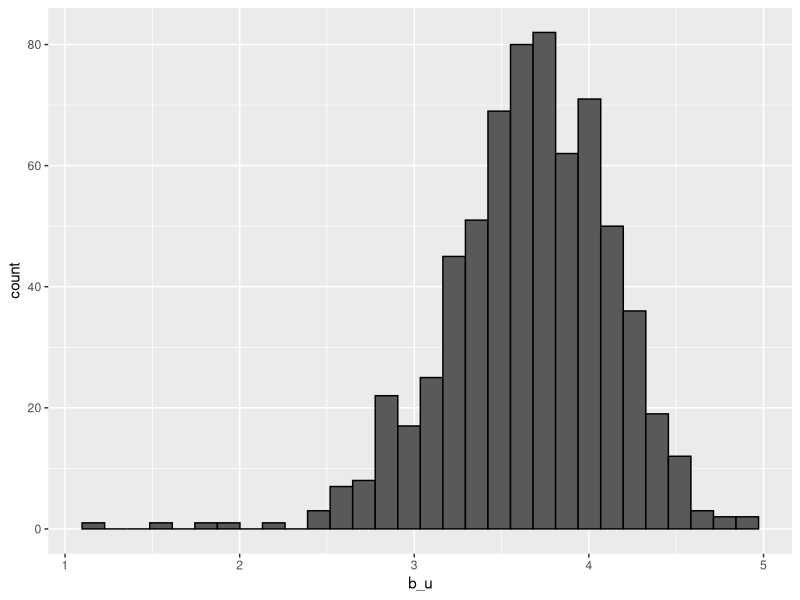

Reproduce this figure in R. (Note: this script raises an error after producing the figure.)
#Recommendation Systems
#Library
library(dslabs)
library(tidyverse)
data("movielens")

#setup training and testing data sets
movielens %>%
  summarize(n_users = n_distinct(userId),
            n_movies = n_distinct(movieId))

library(caret)
set.seed(755)
test_index <- createDataPartition(y = movielens$rating, times = 1,
                                  p = 0.2, list = FALSE)
train_set <- movielens[-test_index,]
test_set <- movielens[test_index,]

test_set <- test_set %>% 
  semi_join(train_set, by = "movieId") %>%
  semi_join(train_set, by = "userId")

#Develop model
#first model- mean

RMSE <- function(true_ratings, predicted_ratings){
  sqrt(mean((true_ratings - predicted_ratings)^2))
}

mu_hat <- mean(train_set$rating)
mu_hat

naive_rmse <- RMSE(test_set$rating, mu_hat)
naive_rmse

#second model- any data
predictions <- rep(2.5, nrow(test_set))
RMSE(test_set$rating, predictions)

#third model- avg of a movie
#model(it will takes a longtime to train):
#fit <- lm(rating ~ as.factor(userId), data = movielens)
#estimate model
mu <- mean(train_set$rating) 
movie_avgs <- train_set %>% 
  group_by(movieId) %>% 
  summarize(b_i = mean(rating - mu))

predicted_ratings <- mu + test_set %>% 
  left_join(movie_avgs, by='movieId') %>%
  pull(b_i)

model_1_rmse <- RMSE(predicted_ratings, test_set$rating)
model_1_rmse

#fourth model- avg rating of a user
#plot the rating of users
train_set %>% 
  group_by(userId) %>% 
  summarize(b_u = mean(rating)) %>% 
  filter(n()>=100) %>%
  ggplot(aes(b_u)) + 
  geom_histogram(bins = 30, color = "black")

#model(it will takes a longtime to train):
#lm(rating ~ as.factor(movieId) + as.factor(userId))

#estimate model
user_avgs <- train_set %>% 
  left_join(movie_avgs, by='movieId') %>%
  group_by(userId) %>%
  summarize(b_u = mean(rating - mu - b_i))

predicted_ratings <- test_set %>% 
  left_join(movie_avgs, by='movieId') %>%
  left_join(user_avgs, by='userId') %>%
  mutate(pred = mu + b_i + b_u) %>%
  pull(pred)

model_2_rmse <- RMSE(predicted_ratings, test_set$rating)
model_2_rmse

#Regularization
library(dslabs)
test_set %>% 
  left_join(movie_avgs, by='movieId') %>%
  mutate(residual = rating - (mu + b_i)) %>%
  arrange(desc(abs(residual))) %>% 
  select(title,  residual) %>% slice(1:10) %>% pull(title) 

#best movie and worse movie
movie_titles <- movielens %>% 
  dplyr::select(movieId, title) %>%
  distinct()

movie_avgs %>% left_join(movie_titles, by="movieId") %>%
  arrange(desc(b_i)) %>% 
  dplyr::select(title, b_i) %>% 
  slice(1:10) %>%  
  pull(title)

movie_avgs %>% left_join(movie_titles, by="movieId") %>%
  arrange(b_i) %>% 
  dplyr::select(title, b_i) %>% 
  slice(1:10) %>%  
  pull(title)

#frequency of a movie is rated
train_set %>% count(movieId) %>% 
  left_join(movie_avgs) %>%
  left_join(movie_titles, by="movieId") %>%
  arrange(desc(b_i)) %>% 
  slice(1:10) %>% 
  pull(n)

train_set %>% dplyr::count(movieId) %>% 
  left_join(movie_avgs) %>%
  left_join(movie_titles, by="movieId") %>%
  arrange(b_i) %>%
  slice(1:10) %>% 
  pull(n)


#Q1
#simulate a school dataset
#num of student in each school
set.seed(1986)
n <- round(2^rnorm(1000, 8, 1))

#true quality
set.seed(1)
mu <- round(80 + 2*rt(1000, 5))
range(mu)
schools <- data.frame(id = paste("PS",1:1000),
                      size = n,
                      quality = mu,
                      rank = rank(-mu))

#top ten
schools %>% 
  top_n(10, quality) %>% 
  arrange(desc(quality))

#simulate test result
scores <- sapply(1:nrow(schools), function(i){
  scores <- rnorm(schools$size[i], schools$quality[i], 30)
  scores
})
schools <- schools %>% mutate(score = sapply(scores, mean))

#Q1
schools %>% 
  top_n(10, score) %>% 
  arrange(desc(score))

#Q2
schools %>%
  summarise(median(size))

schools %>% 
  top_n(10, score) %>% 
  arrange(desc(score)) %>%
  summarise(median(size))

#Q3
schools %>% 
  top_n(-10, score) %>% 
  arrange(score) %>%
  summarise(median(size))

#Q4
schools %>% 
  ggplot(aes(x=size, y=score)) +
  geom_point() +
  gghighlight(top_n(10, rank))
